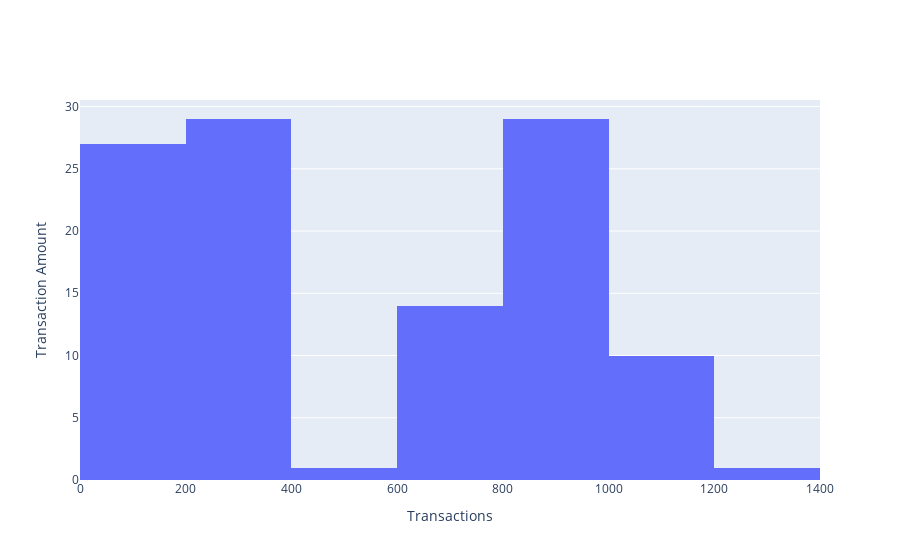

Notebook code for this chart:
### Markdown cell above
### iv. interactive visualizations

### Code cell
# amt by city, age, gender
from ipywidgets import interact
import plotly.graph_objects as go

fig = go.FigureWidget()
scatt = fig.add_histogram()

@interact(state=df['state'].unique(), gender=df['gender'].unique(), age=(14,100,5), is_fraud=[0,1])

def update(state='NC',gender='M', age=14, is_fraud=1):
    with fig.batch_update():
        scatt=df[(df['state'] == state) & (df['gender'] == gender) & (df['age'] >= age) & (df['is_fraud'] == is_fraud)]['amt']
        fig.data[0].x=scatt

fig.update_layout(xaxis_title="Transactions", yaxis_title="Transaction Amount")
fig.show()

### Figure 1 — Plotly figure (JSON) as saved in the notebook; plotly's stock layout.template omitted (floating-point values rounded to 4 significant figures)
{"data": [{"type": "histogram", "uid": "6adf164c-633e-4432-ae3b-a483de5e1453", "x": [281.1, 7.03, 844.8, 843.9, 942.6, 822.0, 1093.0, 1254.0, 801.4, 746.4, 1170.0, 690.8, 20.63, 297.7, 328.6, 331.4, 760.8, 10.29, 925.7, 1063.0, 17.83, 912.7, 1094.0, 7.88, 779.9, 316.4, 1004.0, 7.31, 112.6, 991.9, 705.5, 279.7, 10.23, 941.0, 17.5, 295.0, 609.6, 1144.0, 765.5, 305.5, 314.1, 1054.0, 1063.0, 20.55, 49.15, 768.8, 339.2, 806.1, 333.4, 779.4, 9.46, 7.66, 10.84, 778.1, 967.8, 289.5, 10.72, 953.8, 7.67, 278.8, 333.5, 300.3, 307.4, 8.75, 335.1, 557.6, 970.0, 287.2, 11.91, 883.6, 876.6, 389.6, 283.3, 815.9, 933, 936.5, 1151.0, 923.8, 9.84, 11.04, 696.7, 854.3, 959.8, 11.84, 7.8, 702.2, 12.64, 295.4, 289.0, 847.9, 874.8, 1013.0, 320.9, 940.0, 331.2, 915.5, 914.0, 7.97, 10.77, 7.11, 311.4, 952.8, 999.6, 279.3, 289.8, 664.9, 839.6, 787.1, 304.8, 20.93, 347.1]}], "layout": {"xaxis": {"title": {"text": "Transactions"}}, "yaxis": {"title": {"text": "Transaction Amount"}}}}
